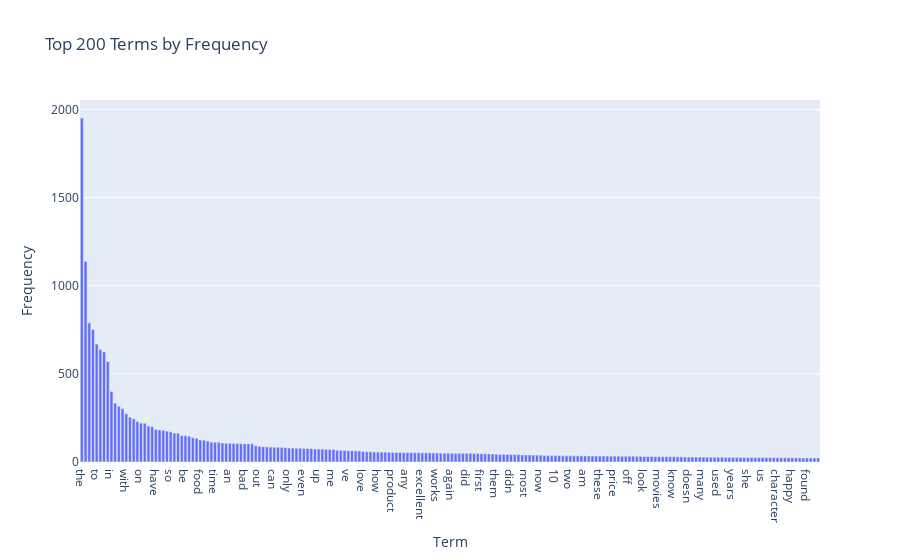

The cell this chart's notebook holds for it:
### Code cell
data = {'Term': TS_count_vect.get_feature_names_out(), 
        'Frequency': term_frequencies_new}
df = pd.DataFrame(data)

freq_sorted = df.sort_values(by='Frequency', ascending=False)
freq_sorted.reset_index(drop=True, inplace=True)

top_features = freq_sorted[:200]

import plotly.graph_objects as go

fig = go.Figure(data=[go.Bar(x=top_features['Term'], y=top_features['Frequency'])])

fig.update_layout(
    title='Top 200 Terms by Frequency',
    xaxis=dict(title='Term'),
    yaxis=dict(title='Frequency'),
)

### Figure 1 — Plotly figure (JSON) as saved in the notebook; plotly's stock layout.template omitted (floating-point values rounded to 4 significant figures; data arrays with more than 128 entries replaced by an {"elided": "..."} marker saying what was removed)
{"data": [{"type": "bar", "x": {"elided": "200 str values"}, "y": {"elided": "200 int values"}}], "layout": {"title": {"text": "Top 200 Terms by Frequency"}, "xaxis": {"title": {"text": "Term"}}, "yaxis": {"title": {"text": "Frequency"}}}}
